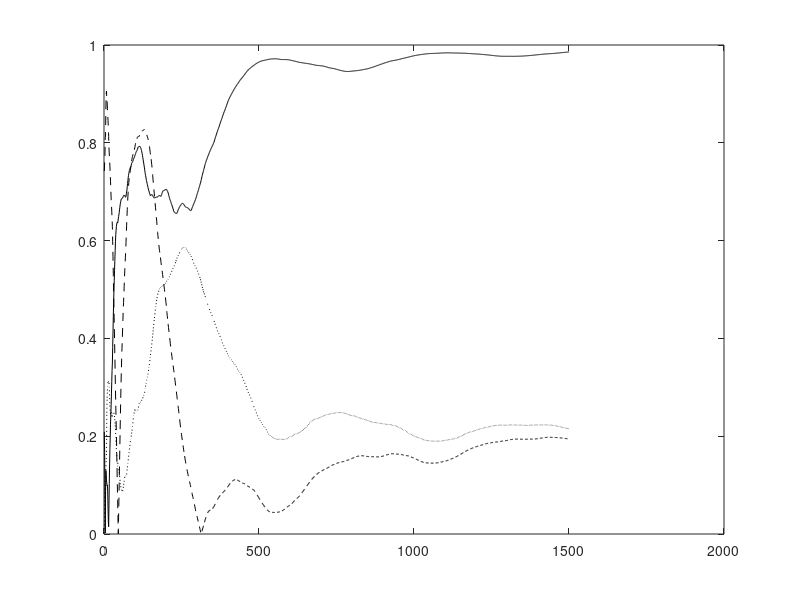

Recreate this plot in MATLAB. (Note: this script raises an error after producing the figure.)
% Adaptive SVD Algorithm 

function SVDAL1();

clear all;
close all;

% Number of samples N and dimension D
eta0 = 200;
nSamples = 500;
nDim1 = 5;
nDim2 = 7;
nEpochs = 3;
randn('state',0);

% Generate the x random vectors
for i = 1 : nSamples
   for j = 1 : nDim1
      x(j,i) = (20 - 2*j) * randn;
   end
end
meanX = zeros(nDim1,1);
for i = 1 : nSamples
   meanX = meanX + x(:,i)/nSamples;
end
for i = 1 : nSamples
   x(:,i) = x(:,i) - meanX;
end

% Generate the y random vectors
for i = 1 : nSamples
   for j = 1 : nDim2
      y(j,i) = 3*randn;
   end
end
meanY = zeros(nDim2,1);
for i = 1 : nSamples
   meanY = meanY + y(:,i)/nSamples;
end
for i = 1 : nSamples
   y(:,i) = y(:,i) - meanY;
end

% Generate the Atrue matrix
Ctrue = zeros(nDim1,nDim2);
for i = 1 : nSamples
   Ctrue = Ctrue + x(:,i)*y(:,i)'/nSamples;
end

% Compute the true eigenvectors and eigenvalues
[U,D,V] = svd(Ctrue);
U
V
diag(D)'

% Run the adaptive algorithm
C  = zeros(nDim1,nDim2);
Z1 = zeros(nDim1,nDim1);
Z2 = zeros(nDim2,nDim2);
A  = zeros(nDim1+nDim2,nDim1+nDim2);
W  = 0.1 * ones(nDim1+nDim2,nDim2);

I  = eye(nDim2,nDim2);
mu = 2;

for epoch = 1 : nEpochs
   for iter = 1 : nSamples
      Ck = x(:,iter) * y(:,iter)';
      C = C + (1.0/(nSamples*(epoch-1) + iter))*(Ck - C);
      A = [Z1,C;C',Z2];
      etat = 1.0/(eta0 + nSamples*(epoch-1) + iter);
      
      W = W + etat*(A*W - 0.5*W*triu(W'*A*W) - mu*W*triu(W'*W - 2*I));
      
      U1 = W(1:nDim1,1:nDim1);
      for i = 1 : nDim1
        a = norm(U1(:,i));
   		U1(:,i) = U1(:,i)/a;
      end
      V1 = W(nDim1+1:nDim1+nDim2,1:nDim2);
      for i = 1 : nDim2
        a = norm(V1(:,i));
   		V1(:,i) = V1(:,i)/a;
      end
      cos_t1(:,nSamples*(epoch-1) + iter) = abs(diag(U1'*U));
      cos_t2(:,nSamples*(epoch-1) + iter) = abs(diag(V1'*V));
   end
end

% Check the final norms
U1 = W(1:nDim1,1:nDim1);
U1byNorm = U1*sqrt(inv(diag(diag(U1'*U1))));
for i = 1 : nDim1
   UNorm(i) = norm(U1(:,i));
end
V1 = W(nDim1+1:nDim1+nDim2,1:nDim2);
V1byNorm = V1*sqrt(inv(diag(diag(V1'*V1))));
for i = 1 : nDim2
   VNorm(i) = norm(V1(:,i));
end
UNorm
VNorm
U1byNorm
V1byNorm
dd = diag(U1byNorm'*C*V1byNorm);
dd'

for iter = 1 : nSamples*nEpochs
   ind(iter) = iter;
end

if (1)

% Plot the convergence results
figure(1);
plot(ind,cos_t1(1,:),'k-'); hold on;
plot(ind,cos_t1(2,:),'k:'); hold on;
plot(ind,cos_t1(3,:),'k--'); hold on;
legend('Component1 of U','Component2 of U','Component3 of U',0);
xlabel('Number of Samples');
ylabel('Direction Cosines for Components of U');
hold off;

% Plot the convergence results
figure(2);
plot(ind,cos_t2(1,:),'k-'); hold on;
plot(ind,cos_t2(2,:),'k:'); hold on;
plot(ind,cos_t2(3,:),'k--'); hold on;
legend('Component1 of V','Component2 of V','Component3 of V',0);
xlabel('Number of Samples');
ylabel('Direction Cosines for Components of V');
hold off;


else

plot(ind,cos_t1(1,:),'k-'); hold on;
plot(ind,cos_t1(2,:),'k:');
plot(ind,cos_t1(3,:),'k-.');
plot(ind,cos_t1(4,:),'k--');

plot(ind,cos_t2(1,:),'r-');
plot(ind,cos_t2(2,:),'r:');
plot(ind,cos_t2(3,:),'r-.');
plot(ind,cos_t2(4,:),'r--');
hold off;

end




  
